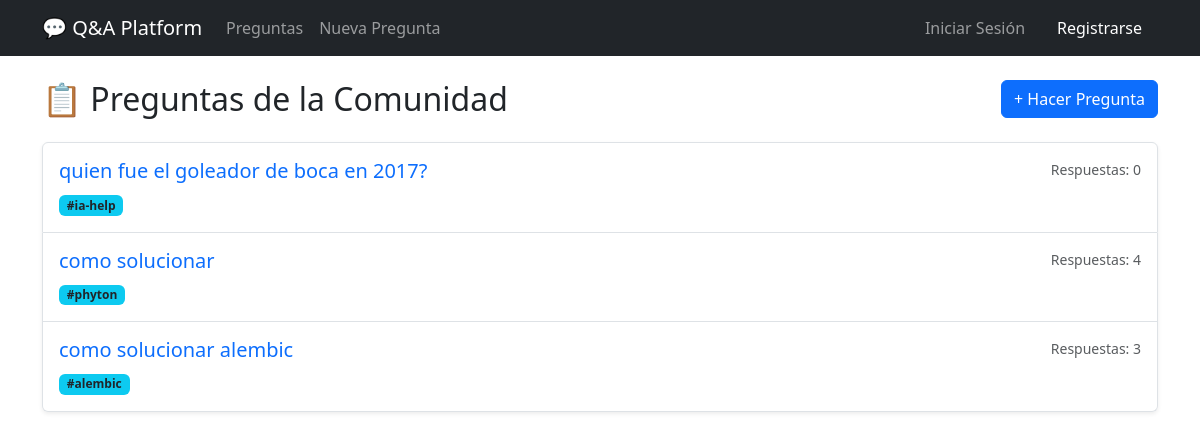
Page /preguntas on the earlier database version.
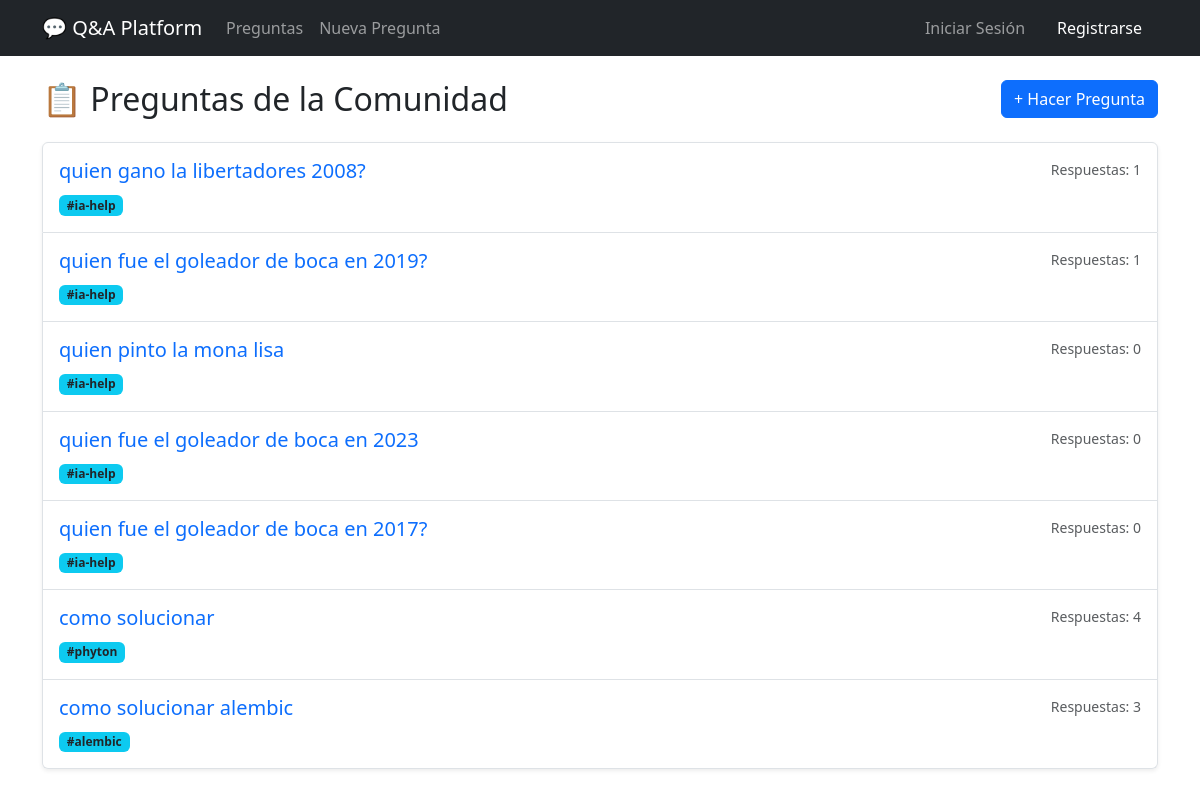
Same page on the later database version.
### myapp/models/question.py (models this page shows)
class Question(db.Model):
    __tablename__ = "questions"
    id = db.Column(db.Integer, primary_key=True)
    tags = db.relationship(
        "Tag",
        secondary=question_tags,
        back_populates="questions",
        lazy="subquery",
    )
    title = db.Column(db.String(255), nullable=False)
    text = db.Column(db.Text, nullable=False)
    created_at = db.Column(db.DateTime, default=datetime.utcnow, nullable=False)
    user_id = db.Column(db.Integer, db.ForeignKey("users.id"), nullable=True)
    category_id = db.Column(db.Integer, db.ForeignKey("categories.id"), nullable=True)
    answers = db.relationship("Answer", backref="question", lazy=True)

### myapp/models/tag.py (models this page shows, shortened)
class Tag(db.Model):
    __tablename__ = "tags"
    id = db.Column(db.Integer, primary_key=True)
    name = db.Column(db.String(50), nullable=False, unique=True)
    questions = db.relationship(
        "Question",
        secondary=question_tags,
        back_populates="tags",
    )

### myapp/views/web.py (the view)
@web_bp.get("/")
@web_bp.get("/preguntas")
def list_questions():
    questions = Question.query.order_by(Question.id.desc()).all()
    return render_template("questions/index.html", questions=questions)

### myapp/templates/questions/index.html (shortened to what this page needs)
{% extends "base.html" %}
{% block content %}
<div class="d-flex justify-content-between align-items-center mb-4">
    <h2 class="mb-0">📋 Preguntas de la Comunidad</h2>
    <a href="{{ url_for('web.create_question_view') }}" class="btn btn-primary">+ Hacer Pregunta</a>
</div>
{% if not questions %}
    <div class="alert alert-info text-center">
        No hay preguntas publicadas aún. ¡Sé el primero en hacer una!
    </div>
{% else %}
    <div class="list-group shadow-sm">
        {% for q in questions %}
            <a href="{{ url_for('web.question_detail', question_id=q.id) }}" class="list-group-item list-group-item-action p-3">
                <div class="d-flex w-100 justify-content-between">
                    <h5 class="mb-1 text-primary">{{ q.title }}</h5>
                    <small class="text-muted">Respuestas: {{ q.answers|length }}</small>
                </div>
                <div class="d-flex gap-2">
                    {% for tag in q.tags %}
                        <span class="badge bg-info text-dark">#{{ tag.name }}</span>
                    {% endfor %}
                </div>
            </a>
        {% endfor %}
    </div>
{% endif %}
{% endblock %}

### myapp/templates/base.html (shortened to what this page needs)
<!DOCTYPE html>
<html lang="es">
<head>
    <link href="https://cdn.jsdelivr.net/npm/bootstrap@5.3.2/dist/css/bootstrap.min.css" rel="stylesheet">
</head>
<body>
    <nav class="navbar navbar-expand-lg navbar-dark bg-dark mb-4">
        <div class="container">
            <a class="navbar-brand" href="{{ url_for('web.list_questions') }}">💬 Q&A Platform</a>
            <div class="collapse navbar-collapse" id="navbarNav">
                <ul class="navbar-nav me-auto">
                    <li class="nav-item">
                        <a class="nav-link" href="{{ url_for('web.list_questions') }}">Preguntas</a>
                    </li>
                    <li class="nav-item">
                        <a class="nav-link" href="{{ url_for('web.create_question_view') }}">Nueva Pregunta</a>
                    </li>
                </ul>
                <ul class="navbar-nav">
                    {% if session.get('user_email') %}
                        <li class="nav-item">
                            <span class="nav-link text-info">👤 {{ session.get('user_email') }}</span>
                        </li>
                        <li class="nav-item">
                            <a class="nav-link text danger" href="{{ url_for('web.logout_view') }}">Cerrar Sesión</a>
                        </li>
                    {% else %}
                        <li class="nav-item">
                            <a class="nav-link" href="{{ url_for('web.login_view') }}">Iniciar Sesión</a>
                        </li>
                        <li class="nav-item">
                            <a class="nav-link btn btn-outline-light text-white ms-2 px-3" href="{{ url_for('web.register_view') }}">Registrarse</a>
                        </li>
                    {% endif %}
                </ul>
            </div>
        </div>
    </nav>
    <main class="container">
        {% block content %}{% endblock %}
    </main>
</body>
</html>

Differences in the rows shown:
added Question: title "quien gano la libertadores 2008?", answers|length "1", Tag (name "ia-help")
added Question: title "quien fue el goleador de boca en 2019?", answers|length "1", Tag (name "ia-help")
added Question: title "quien pinto la mona lisa", answers|length "0", Tag (name "ia-help")
added Question: title "quien fue el goleador de boca en 2023", answers|length "0", Tag (name "ia-help")
